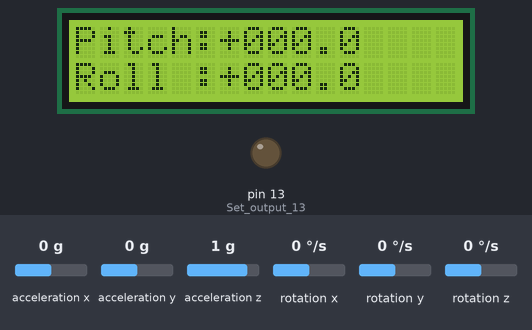
Bench run of a sketch on a simulated Arduino Pro Mini, built with avr-gcc and run on an emulated ATmega328P. Parts: 16×2 character LCD, output pins drawn as LEDs (lit = HIGH). Wiring (inferred from the names in the program): ADXL345 accelerometer at I2C address 0x53; ITG-3200 gyroscope at I2C address 0x68. Inputs (shaded band) come from the test bench; at power-on: acceleration x 0 g, acceleration y 0 g, rotation y 0 °/s, acceleration z 1 g, rotation z 0 °/s, rotation x 0 °/s.

Above: at 14.5 s.
14.6 s: acceleration x set to 0.2 g
At 14.9 s:
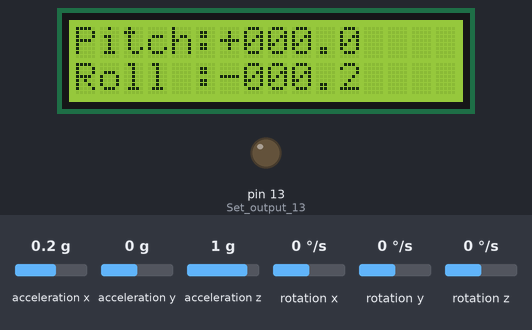
16.4 s: acceleration y set to -0.2 g
At 16.96 s:
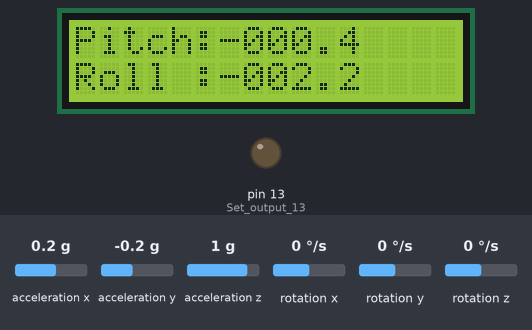
18.3 s: rotation y set to 192 °/s
At 20.16 s:
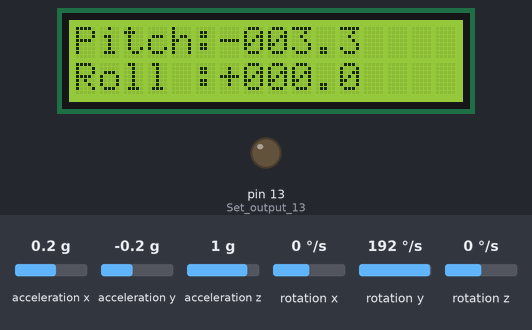
21.3 s: acceleration z set to -0.1 g
At 21.61 s:
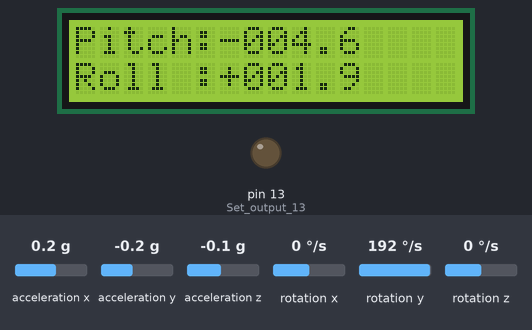
22.9 s: rotation z set to -192 °/s
At 23.43 s:
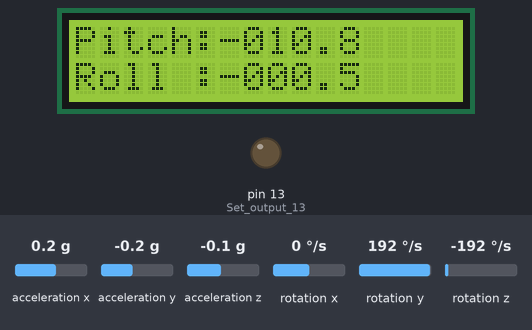
Timing chart, 0 to 25.7 s (numbered marks = the images above; inputs shaded):
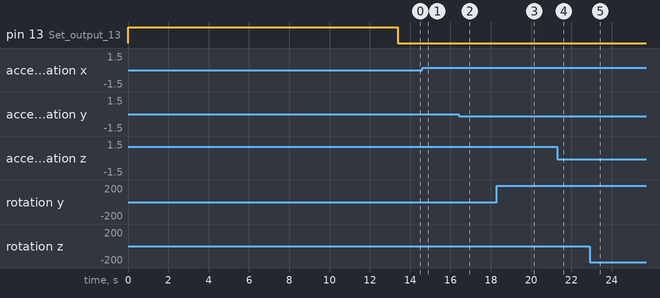

Measured:
- the behaviour switches between 0 and 0.1 g on acceleration x (found by bisection; images 0 and 1)
- the behaviour switches between 0 and -0.1 g on acceleration y (found by bisection; images 1 and 2)
- after the input at 14.6 s, the display: first changes after 0.17 s (image 1 shows a later state)
- after the input at 16.4 s, the display: first differs from a run without the input after 0.18 s (image 2 shows a later state)

The sketch:

_35_J3_GY_85_IMU_15.ino
```cpp
// (licence header left out)
/////////////////////////////////////////////////////////////////////////////////////

//Include LCD and I2C library
#include <LCD.h>
#include <LiquidCrystal_I2C.h>
#include <Wire.h>

//-------- REGISTER MAP for ADXL345 chip   -----//
#define ACC         (0x53)                      // ADXL345 ACC address
#define POWER_CTL   (0x2D)                      // Power-saving features control
#define DATA_FORMAT (0x31)                      // Data format control
#define BW_RATE     (0x2C)                      // Data rate and power mode control
#define DATAX0      (0x32)                      // First address for axis x
#define A_TO_READ   (6)                         // num of bytes we are going to read each time
                                                // two bytes for each axis

//-------- REGISTER MAP for ITG3200 chip   -----// Gyroscope MPU3050 / ITG3200 / ITG3205
#define GYRO        (0x68)                      // when AD0 is connected to GND ,gyro address is 0x68; GY-85
//#define GYRO 0x69                             // when AD0 is connected to VCC ,gyro address is 0x69
#define PWR_MGM     (0x3E)                      // Register 3E – Power Management Control
                                                //   used to manage the power control, select the clock source,
                                                //   and to issue a master reset to the device - pg 27
#define SMPLRT_DIV  (0x15)                      // Register 21 – Sample Rate Divider
                                                //   determines the sample rate of the ITG-3205 gyros
#define DLPF_FS     (0x16)                      // Register 22 – DLPF, Full Scale
                                                //   configures several parameters related to the sensor acquisition.
                                                //   The FS_SEL parameter allows setting the full-scale range of the gyro sensors
                                                //   The power-on-reset value of FS_SEL is 00h. Set to 03h for proper operation.
#define INT_CFG     (0x17)                      // Register 23 – Interrupt Configuration
                                                //   configures the interrupt operation of the device.
#define G_TO_READ   (8)                         // 2 bytes for each axis x, y, z
#define TEMP_OUT_H  (0x1B)                      // 16-bit temperature data (2’s complement format)

//------------   GLOBALS VARIABLES  ------------//
int       gyro_x, gyro_y, gyro_z;               // Gyro raw data
long      acc_x, acc_y, acc_z, acc_total_vector;// Accel raw data
int       temperature;                          // Temp data; not used here:b
long      gyro_x_cal, gyro_y_cal, gyro_z_cal;   // Calibration routines data
long      loop_timer;                           // Loop time control 25Hz
int       lcd_loop_counter;
float     angle_pitch, angle_roll;              // used in calc routine
int       angle_pitch_buffer, angle_roll_buffer;// Angles buffers
boolean   set_gyro_angles;
float     angle_roll_acc, angle_pitch_acc;      // Angles returned
float     angle_pitch_output, angle_roll_output;// Row angles
int       acc[3];                               // For retrieval of information from chips
int       gyro[4];

//-------  INITIALIZE THE LCD LIBRARY  --------//
//https://bitbucket.org/fmalpartida/new-liquidcrystal/downloads/
LiquidCrystal_I2C lcd(0x27, 2, 1, 0, 4, 5, 6, 7);    // 0x27 is the I2C bus address for an unmodified backpack

//-------------------  SETUP  -----------------//
void setup() {
  Wire.begin();                                // Start I2C as master
  Serial.begin(57600);                         // Use only for debugging
  pinMode(13, OUTPUT);                         // Set output 13 (LED) as output

  config_ADXL345_ITG3205_GY85();               // Config the chips' registers of the GY85-BOARD (2000dfs / +/-8g)

  digitalWrite(13, HIGH);                      // Set digital output 13 high to indicate startup

  lcd.begin(16, 2);                            // Initialize the LCD
  lcd.setBacklightPin(3, POSITIVE);
  lcd.setBacklight(HIGH);                      // Activate backlight
  lcd.clear();                                 // Clear the LCD

  lcd.setCursor(0, 0);                         // Set the LCD cursor to position to position 0,0
  lcd.print("J3_GY85_IMU v1.0");               // Print text to screen
  lcd.setCursor(0, 1);                         // Set the LCD cursor to position to position 0,1
  lcd.print("(c) brokking.net");                       //Print text to screen

  delay(2500);                                 //Delay 1.5 second to display the text
  lcd.clear();                                 //Clear the LCD

  lcd.setCursor(0,0);                          //Set the LCD cursor to position to position 0,0
  lcd.print("Calibrating gyro");               //Print text to screen
  lcd.setCursor(0,1);                          //Set the LCD cursor to position to position 0,1
  for (int cal_int = 0; cal_int < 2000 ; cal_int ++){                  //Run this code 2000 times
    if(cal_int % 125 == 0)lcd.print(".");      //Print a dot on the LCD every 125 readings
    read_mpu_GY85_data();                      //Read the raw acc and gyro data from the GY85-BOARD
    gyro_x_cal += gyro_x;                      //Add the gyro x-axis offset to the gyro_x_cal variable
    gyro_y_cal += gyro_y;                      //Add the gyro y-axis offset to the gyro_y_cal variable
    gyro_z_cal += gyro_z;                      //Add the gyro z-axis offset to the gyro_z_cal variable
    delay(3);                                  //Delay 3us to simulate the 250Hz program loop
  }
  gyro_x_cal /= 2000;                          //Divide the gyro_x_cal variable by 2000 to get the avarage offset
  gyro_y_cal /= 2000;                          //Divide the gyro_y_cal variable by 2000 to get the avarage offset
  gyro_z_cal /= 2000;                          //Divide the gyro_z_cal variable by 2000 to get the avarage offset

  lcd.clear();                                 //Clear the LCD

  lcd.setCursor(0, 0);                         //Set the LCD cursor to position to position 0,0
  lcd.print("Pitch:");                         //Print text to screen
  lcd.setCursor(0, 1);                         //Set the LCD cursor to position to position 0,1
  lcd.print("Roll :");                         //Print text to screen

  digitalWrite(13, LOW);                       //All done, turn the LED off

  loop_timer = micros();                       //Reset the loop timer
}

//----------------------  LOOP  ---------------//
void loop() {

  read_mpu_GY85_data();

  angle_calculations_routine();                // Does all the calculations to spit angles. Watch the videos to better understand!

                                               //To dampen the pitch and roll angles a complementary filter is used
  angle_pitch_output = angle_pitch_output * 0.9 + angle_pitch * 0.1;   //Take 90% of the output pitch value and add 10% of the raw pitch value
  angle_roll_output = angle_roll_output * 0.9 + angle_roll * 0.1;      //Take 90% of the output roll value and add 10% of the raw roll value

   write_LCD();                                //Write the roll and pitch values to the LCD display

  while (micros() - loop_timer < 4000);        //Wait until the loop_timer reaches 4000us (250Hz) before starting the next loop
  loop_timer = micros();                       //Reset the loop timer
}

//-----------  ANGLE CALCULATIONS -------------//
void angle_calculations_routine() {
  gyro_x -= gyro_x_cal;                        //Subtract the offset calibration value from the raw gyro_x value
  gyro_y -= gyro_y_cal;                        //Subtract the offset calibration value from the raw gyro_y value
  gyro_z -= gyro_z_cal;                        //Subtract the offset calibration value from the raw gyro_z value

                                               //Gyro angle calculations
  //0.0000611 = 1 / (250Hz / 65.5)
  angle_pitch += gyro_x * 0.0000611;           //Calculate the traveled pitch angle and add this to the angle_pitch variable
  angle_roll += gyro_y * 0.0000611;            //Calculate the traveled roll angle and add this to the angle_roll variable

  //0.000001066 = 0.0000611 * (3.142(PI) / 180degr) The Arduino sin function is in radians
  angle_pitch += angle_roll * sin(gyro_z * 0.000001066);               //If the IMU has yawed transfer the roll angle to the pitch angel
  angle_roll -= angle_pitch * sin(gyro_z * 0.000001066);               //If the IMU has yawed transfer the pitch angle to the roll angel

//não funociona:
  //Accelerometer angle calculations
  acc_total_vector = sqrt((acc_x*acc_x)+(acc_y*acc_y)+(acc_z*acc_z));  //Calculate the total accelerometer vector
  //57.296 = 1 / (3.142 / 180) The Arduino asin function is in radians
  angle_pitch_acc = asin((float)acc_y/acc_total_vector)* 57.296;       //Calculate the pitch angle
  angle_roll_acc = asin((float)acc_x/acc_total_vector)* -57.296;       //Calculate the roll angle

  //Place the GY85-BOARD spirit level and note the values in the following two lines for calibration
  angle_pitch_acc -= 0.0;                                              //Accelerometer calibration value for pitch
  angle_roll_acc -= 0.0;                                               //Accelerometer calibration value for roll

  if(set_gyro_angles){                                                 //If the IMU is already started
    angle_pitch = angle_pitch * 0.9996 + angle_pitch_acc * 0.0004;     //Correct the drift of the gyro pitch angle with the accelerometer pitch angle
    angle_roll = angle_roll * 0.9996 + angle_roll_acc * 0.0004;        //Correct the drift of the gyro roll angle with the accelerometer roll angle
  }
  else{                                        //At first start
    angle_pitch = angle_pitch_acc;             //Set the gyro pitch angle equal to the accelerometer pitch angle
    angle_roll = angle_roll_acc;               //Set the gyro roll angle equal to the accelerometer roll angle
    set_gyro_angles = true;                    //Set the IMU started flag
  }
}

//---------   CONFIG ACCEL & GYROS CHIPS ------//
void config_ADXL345_ITG3205_GY85() {

  // Data Sheet ADXL345: http://www.analog.com/media/en/technical-documentation/data-sheets/ADXL345.pdf
  // ACCELEROMETER SETUP

  /*Register 0x2D—POWER_CTL (Read/Write)
    [D7] [D6] [D5]   [D4]         [D3]      [D2]    [D1  D0]
    0    0    Link   AUTO_SLEEP   Measure*  Sleep   Wakeup    */
  writeTo(ACC, POWER_CTL,   0B00001000);       // 1 places the part into measurement mode
  /*Register 0x31—DATA_FORMAT (Read/Write)
    [D7]       [D6]  [D5]       [D4]  [D3]       [D2]     [D1 D0]
    SELF_TEST  SPI   INT_INVERT  0    FULL_RES*  Justify  Range**   */
  writeTo(ACC, DATA_FORMAT, 0B00001010);       // +-8g range, right-justified, full resolution
  /*Register 0x2C—BW_RATE (Read/Write)
    [D7] [D6] [D5] [D4]        [D3 D2 D1 D0]
    0     0    0   LOW_POWER   Rate***         */
  writeTo(ACC, BW_RATE,     0B00101100);       // 1100 -> ODR = 400Hz, 200 bandwidth = ODR/2
                                               // (ODR = Output Data Rate); Table 7 & 8 DS
                                               // same outputting data at each 10 ms (T = 1/ F)

  //Data Sheet ITG3205: http://www.datasheetspdf.com/PDF/ITG3205/731955/1
  // GYROSCOPE SETUP

  /*PWR_MGM Parameters:
    H_RESET Reset device and internal registers to the power-up-default settings
    SLEEP   Enable low power sleep mode
    STBY_XG Put gyro X in standby mode (1=standby, 0=normal)
    STBY_YG Put gyro Y in standby mode (1=standby, 0=normal)
    STBY_ZG Put gyro Z in standby mode (1=standby, 0=normal)
    CLK_SEL Select device clock source

    Register 62 – Power Management - pg 27
    [B7]    [B6]   [B5]   [B4]   [B3]      [B2  B1   B0]
    H_RESET SLEEP  STBY   _XG    STBY_YG   STBY*/
  writeTo(GYRO, PWR_MGM,    0B00000000);       //  int osc, no rst, no sleep, normal mode
  /*SMPLRT_DIV Formula:
    The gyros outputs are sampled internally at either 1kHz or 8kHz, determined by the DLPF_CFG
    Fsample = Finternal / (divider+1), where Finternal is either 1kHz or 8kHz
    Sample rate divider: 0 to 255

    Register 21 – Sample Rate Divider - pg 23
    [B7    B6   B5   B4   B3   B2  B1   B0]
    SMPLRT_DIV ***                             */
  writeTo(GYRO, SMPLRT_DIV, 0B00000111);       // divider is 7d
  /*DLPF_FS Parameters:
    FS_SEL   Full scale selection for gyro sensor data
    DLPF_CFG Digital low pass filter configuration and internal sampling rate configuration

    Register 22 – DLPF, Full Scale - pg 24
    [B7    B6   B5   [B4   B3]   [B2  B1   B0]
     -      -   -    FS_SEL**    DLPF_CFG**    */
  writeTo(GYRO, DLPF_FS,    0B00011110);       // +/-2000 DPS, DLPF=5Hz, Int.sampleRate=1KHz,
  /*INT_CFG Parameters:
    ACTL             Logic level for INT output pin – 1=active low, 0=active high
    OPEN             Drive type for INT output pin – 1=open drain, 0=push-pull
    LATCH_INT_EN     Latch mode – 1=latch until interrupt is cleared, 0=50us pulse
    INT_ANYRD_2CLEAR Latch clear method – 1=any register read, 0=status register read only
    0                Load zeros into Bit 3 of the Interrupt Configuration register
    ITG_RDY_EN       Enable interrupt when device is ready (PLL ready after changing clock source)
    0                Load zeros into Bit 1 of the Interrupt Configuration register
    RAW_RDY_EN       Enable interrupt when data is available


    Register 22 – DLPF, Full Scale - pg 24
    [B7]    [B6]   [B5]          [B4]               [B3]   [B2]        [B1]   [B0]
    ACTL   OPEN   LATCH_INT_EN  INT_ ANYRD_2CLEAR   0     ITG_RDY_EN   0     RAW_  RDY_ EN */
  writeTo(GYRO, INT_CFG,    0B00000000);       // logic high, push-pull, no latch, no int
}


//---   READING RAW DATA FROM ACCEL & GYRO ----//
void read_mpu_GY85_data() {                    //Subroutine for reading the raw gyro and accelerometer data

  byte addr;
  getGyroscopeData(gyro);
  gyro_x = gyro[0] / 14.375;
  gyro_y = gyro[1] / 14.375;
  gyro_z = gyro[2] / 14.375;
  temperature = 35 + ((double) (gyro[3] + 13200)) / 280; // temperature

  getAccelerometerData(acc);
  acc_x = acc[0];
  acc_y = acc[1];
  acc_z = acc[2];

}

//--------  GYRO RETURN DATA FUNCTION  --------//
void getGyroscopeData(int * result)
{
  int regAddress = TEMP_OUT_H;
  int temp, x, y, z;
  byte buff[G_TO_READ];
  readFrom(GYRO, regAddress, G_TO_READ, buff); //read the gyro data from the ITG3200
  result[0] = ((buff[2] << 8) | buff[3]);
  result[1] = ((buff[4] << 8) | buff[5]);
  result[2] = ((buff[6] << 8) | buff[7]);
  result[3] = (buff[0] << 8) | buff[1];        // temperature
}


//-------- ACCEL RETURN DATA FUNCTION  --------//
void getAccelerometerData(int * result) {

  int regAddress = DATAX0;                     // first axis-acceleration-data register on the ADXL345
  byte buff_acc[A_TO_READ];                    // simultaneous reading as recommended by the data sheet
  readFrom(ACC, regAddress, A_TO_READ, buff_acc);   // read the acceleration data from the ADXL345
                                               // each axis reading comes in 10 bit resolution
                                               // ie 2 bytes. Least Significat Byte first!!
                                               // thus we are converting both bytes in to one int
  result[0] = (((int)buff_acc[1]) << 8) | buff_acc[0];
  result[1] = (((int)buff_acc[3])<< 8) | buff_acc[2];
  result[2] = (((int)buff_acc[5]) << 8) | buff_acc[4];

}

//------------  I2C WRITE FUNCTION  -----------//
void writeTo(int DEVICE, byte address, byte val) {

  Wire.beginTransmission(DEVICE);              // start transmission to ACC
  Wire.write(address);                         // send register address
  Wire.write(val);                             // send value to write
  Wire.endTransmission();                      // end transmission

}
//------------   I2C READ FUNCTION  -----------//
// reads num bytes starting from address
// register on ACC in to buff array
void readFrom(int DEVICE, byte address, int num, byte buff[]) {

  Wire.beginTransmission(DEVICE);              // start transmission to ACC
  Wire.write(address);                         // sends address to read from
  Wire.endTransmission();                      // end transmission

  //Wire.beginTransmission(DEVICE);            // start transmission to ACC
  Wire.requestFrom(DEVICE, num);               // request 6 bytes from ACC
  int i = 0;
  while (Wire.available())                     // ACC may send less than requested (abnormal)
  {
    buff[i] = Wire.read();                     // receive a byte
    i++;
  }
  //Wire.endTransmission();                    // end transmission

}

//------------  LCD WRITE FUNCTION ------------//
void write_LCD() {                             // Subroutine for writing the LCD
  //To get a 250Hz program loop (4us) it's only possible to write one character per loop
  //Writing multiple characters is taking to much time
  if (lcd_loop_counter == 14)lcd_loop_counter = 0;                     // Reset the counter after 14 characters
  lcd_loop_counter ++;                         //Increase the counter
  if (lcd_loop_counter == 1) {
    angle_pitch_buffer = angle_pitch_output * 10;                      // Buffer the pitch angle because it will change
    lcd.setCursor(6, 0);                                               // Set the LCD cursor to position to position 0,0
  }
  if (lcd_loop_counter == 2) {
    if (angle_pitch_buffer < 0)lcd.print("-");                         // Print - if value is negative
    else lcd.print("+");                       // Print + if value is negative
  }
  if (lcd_loop_counter == 3)lcd.print(abs(angle_pitch_buffer) / 1000); // Print first number
  if (lcd_loop_counter == 4)lcd.print((abs(angle_pitch_buffer) / 100) % 10); // Print second number
  if (lcd_loop_counter == 5)lcd.print((abs(angle_pitch_buffer) / 10) % 10); // Print third number
  if (lcd_loop_counter == 6)lcd.print(".");                            // Print decimal point
  if (lcd_loop_counter == 7)lcd.print(abs(angle_pitch_buffer) % 10);   // Print decimal number

  if (lcd_loop_counter == 8) {
    angle_roll_buffer = angle_roll_output * 10;
    lcd.setCursor(6, 1);
  }
  if (lcd_loop_counter == 9) {
    if (angle_roll_buffer < 0)lcd.print("-");  // Print - if value is negative
    else lcd.print("+");                       // Print + if value is negative
  }
  if (lcd_loop_counter == 10)lcd.print(abs(angle_roll_buffer) / 1000); // Print first number
  if (lcd_loop_counter == 11)lcd.print((abs(angle_roll_buffer) / 100) % 10); // Print second number
  if (lcd_loop_counter == 12)lcd.print((abs(angle_roll_buffer) / 10) % 10); // Print third number
  if (lcd_loop_counter == 13)lcd.print(".");   //Print decimal point
  if (lcd_loop_counter == 14)lcd.print(abs(angle_roll_buffer) % 10);   // Print decimal number
}
```
